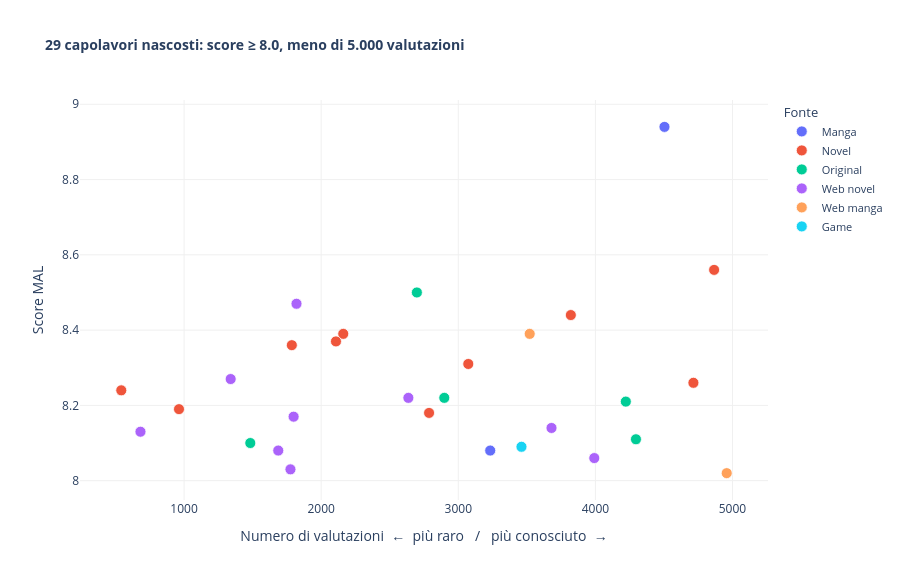

Source (notebook cell):
### Markdown cell above
## Oltre la mappa conosciuta: i capolavori nascosti

Classifiche e fonte insieme disegnano una mappa densa nella zona dei titoli popolari. Gran parte del catalogo anime è territorio inesplorato: titoli prodotti in nicchie, distribuiti in mercati limitati, usciti in anni in cui la comunità internazionale era più piccola, o semplicemente mai finiti nel flusso delle conversazioni mainstream.

MAL permette d'identificare questi titoli con precisione. Un anime con score ≥ 8.0 è considerato eccellente da chi lo ha visto: la media MAL si aggira intorno al 6.4, e superare l'8.0 richiede un consenso positivo significativo. La popolarità si misura con `scored_by`, quante persone hanno effettivamente valutato l'anime, che funziona indipendentemente dalla lunghezza della serie o dal suo stato. Un titolo con `scored_by` basso e magari un punteggio alto non viene visualizzato nei grafici standard, il che rende difficile la scoperta di queste gemme nascoste.

Per visualizzare questi titoli impostiamo questo criterio: score ≥ 8.0 e scored_by tra 200 e 5.000. La soglia inferiore garantisce che il punteggio non sia il risultato di un campione troppo piccolo e quella superiore esclude i titoli già conosciuti dalla massa. Il risultato è una lista di titoli per chi ha già esaurito le opere più mainstream.

### Code cell
import plotly.express as px

hidden_all = (
    details
    .query('score >= 8.0 and scored_by >= 200 and scored_by < 5000')
    .sort_values('score', ascending=False)
    .reset_index(drop=True)
)

rarest  = hidden_all.loc[hidden_all['scored_by'].idxmin(), 'title']
best    = hidden_all.iloc[0]['title']
n_found = len(hidden_all)

fig = px.scatter(
    hidden_all,
    x='scored_by',
    y='score',
    color='source',
    hover_name='title',
    hover_data={'source': True, 'scored_by': ':,', 'score': ':.2f', 'year': True, 'type': True},
    labels={
        'scored_by': 'Numero di valutazioni  ←  più raro   /   più conosciuto  →',
        'score': 'Score MAL',
        'source': 'Fonte',
    },
    title=f'<b>{n_found} capolavori nascosti: score ≥ 8.0, meno di 5.000 valutazioni</b>',
)

fig.update_traces(
    marker=dict(size=11, line=dict(width=0.8, color='white')),
)

fig.update_layout(
    height=580,
    plot_bgcolor='white',
    paper_bgcolor='white',
    title_font_size=14,
    xaxis=dict(showgrid=True, gridcolor='#f0f0f0', zeroline=False),
    yaxis=dict(showgrid=True, gridcolor='#f0f0f0', zeroline=False),
    legend=dict(title='Fonte', font_size=11),
)

fig.show()

### Figure 1 — Plotly figure (JSON) as saved in the notebook; plotly's stock layout.template omitted (floating-point values rounded to 4 significant figures)
{"data": [{"customdata": [["Manga", null, "Movie"], ["Manga", null, "Movie"]], "hovertemplate": "<b>%{hovertext}</b><br><br>Fonte=%{customdata[0]}<br>Numero di valutazioni  ←  più raro   /   più conosciuto  →=%{x:,}<br>Score MAL=%{y:.2f}<br>year=%{customdata[1]}<br>type=%{customdata[2]}<extra></extra>", "hovertext": ["Chainsaw Man Movie: Reze-hen", "Jujutsu Kaisen: Kaigyoku/Gyokusetsu"], "legendgroup": "Manga", "marker": {"color": "#636efa", "symbol": "circle", "line": {"color": "white", "width": 0.8}, "size": 11}, "mode": "markers", "name": "Manga", "orientation": "v", "showlegend": true, "x": [4504.0, 3233.0], "xaxis": "x", "y": [8.94, 8.08], "yaxis": "y", "type": "scatter"}, {"customdata": [["Novel", null, "ONA"], ["Novel", null, "ONA"], ["Novel", null, "ONA"], ["Novel", null, "ONA"], ["Novel", null, "ONA"], ["Novel", null, "ONA"], ["Novel", null, "ONA"], ["Novel", null, "ONA"], ["Novel", null, "ONA"], ["Novel", null, "ONA"]], "hovertemplate": "<b>%{hovertext}</b><br><br>Fonte=%{customdata[0]}<br>Numero di valutazioni  ←  più raro   /   più conosciuto  →=%{x:,}<br>Score MAL=%{y:.2f}<br>year=%{customdata[1]}<br>type=%{customdata[2]}<extra></extra>", "hovertext": ["Doupo Cangqiong: San Nian Zhi Yue", "Doupo Cangqiong: Nian Fan", "Xian Ni", "Tunshi Xingkong 3rd Season", "Tunshi Xingkong 4th Season", "Tunshi Xingkong 2nd Season", "Doupo Cangqiong 4th Season", "Fanren Xiu Xian Chuan: Waihai Fengyun", "Yi Nian Yong Heng 3rd Season", "Yi Nian Yong Heng: Chuan Cheng Pian"], "legendgroup": "Novel", "marker": {"color": "#EF553B", "symbol": "circle", "line": {"color": "white", "width": 0.8}, "size": 11}, "mode": "markers", "name": "Novel", "orientation": "v", "showlegend": true, "x": [4866.0, 3821.0, 2161.0, 2108.0, 1786.0, 3073.0, 4715.0, 542.0, 963.0, 2787.0], "xaxis": "x", "y": [8.56, 8.44, 8.39, 8.37, 8.36, 8.31, 8.26, 8.24, 8.19, 8.18], "yaxis": "y", "type": "scatter"}, {"customdata": [["Original", null, "Movie"], ["Original", null, "Movie"], ["Original", null, "ONA"], ["Original", null, "Movie"], ["Original", null, "Movie"]], "hovertemplate": "<b>%{hovertext}</b><br><br>Fonte=%{customdata[0]}<br>Numero di valutazioni  ←  più raro   /   più conosciuto  →=%{x:,}<br>Score MAL=%{y:.2f}<br>year=%{customdata[1]}<br>type=%{customdata[2]}<extra></extra>", "hovertext": ["Nezha Zhi Mo Tong Nao Hai", "Mononoke Movie 2: Hinezumi", "Wu Liuqi: Jiyi Suipian", "Tamayura: Sotsugyou Shashin Part 4 - Ashita", "Precure All Stars Movie F"], "legendgroup": "Original", "marker": {"color": "#00cc96", "symbol": "circle", "line": {"color": "white", "width": 0.8}, "size": 11}, "mode": "markers", "name": "Original", "orientation": "v", "showlegend": true, "x": [2698.0, 2898.0, 4222.0, 4296.0, 1483.0], "xaxis": "x", "y": [8.5, 8.22, 8.21, 8.11, 8.1], "yaxis": "y", "type": "scatter"}, {"customdata": [["Web novel", null, "ONA"], ["Web novel", null, "ONA"], ["Web novel", null, "ONA"], ["Web novel", null, "ONA"], ["Web novel", null, "ONA"], ["Web novel", null, "ONA"], ["Web novel", null, "ONA"], ["Web novel", null, "ONA"], ["Web novel", null, "ONA"]], "hovertemplate": "<b>%{hovertext}</b><br><br>Fonte=%{customdata[0]}<br>Numero di valutazioni  ←  più raro   /   più conosciuto  →=%{x:,}<br>Score MAL=%{y:.2f}<br>year=%{customdata[1]}<br>type=%{customdata[2]}<extra></extra>", "hovertext": ["Tian Guan Cifu Short Film", "Fanren Xiu Xian Chuan: Xinghai Feichi", "Shen Yin Wangzuo 2nd Season", "Cang Yuan Tu", "Shen Yin Wangzuo", "Cang Yuan Tu 2nd Season", "Zhan Shen: Fanchen Shenyu", "Tunshi Xingkong", "Douluo Dalu II: Jueshi Tangmen"], "legendgroup": "Web novel", "marker": {"color": "#ab63fa", "symbol": "circle", "line": {"color": "white", "width": 0.8}, "size": 11}, "mode": "markers", "name": "Web novel", "orientation": "v", "showlegend": true, "x": [1820.0, 1340.0, 2636.0, 1799.0, 3680.0, 682.0, 1687.0, 3992.0, 1776.0], "xaxis": "x", "y": [8.47, 8.27, 8.22, 8.17, 8.14, 8.13, 8.08, 8.06, 8.03], "yaxis": "y", "type": "scatter"}, {"customdata": [["Web manga", 2022.0, "TV"], ["Web manga", null, "ONA"]], "hovertemplate": "<b>%{hovertext}</b><br><br>Fonte=%{customdata[0]}<br>Numero di valutazioni  ←  più raro   /   più conosciuto  →=%{x:,}<br>Score MAL=%{y:.2f}<br>year=%{customdata[1]}<br>type=%{customdata[2]}<extra></extra>", "hovertext": ["Chiikawa", "Wan Sheng Jie 3"], "legendgroup": "Web manga", "marker": {"color": "#FFA15A", "symbol": "circle", "line": {"color": "white", "width": 0.8}, "size": 11}, "mode": "markers", "name": "Web manga", "orientation": "v", "showlegend": true, "x": [3521.0, 4958.0], "xaxis": "x", "y": [8.39, 8.02], "yaxis": "y", "type": "scatter"}, {"customdata": [["Game", null, "ONA"]], "hovertemplate": "<b>%{hovertext}</b><br><br>Fonte=%{customdata[0]}<br>Numero di valutazioni  ←  più raro   /   più conosciuto  →=%{x:,}<br>Score MAL=%{y:.2f}<br>year=%{customdata[1]}<br>type=%{customdata[2]}<extra></extra>", "hovertext": ["Yuanshen: Jinzhong Ge"], "legendgroup": "Game", "marker": {"color": "#19d3f3", "symbol": "circle", "line": {"color": "white", "width": 0.8}, "size": 11}, "mode": "markers", "name": "Game", "orientation": "v", "showlegend": true, "x": [3461.0], "xaxis": "x", "y": [8.09], "yaxis": "y", "type": "scatter"}], "layout": {"xaxis": {"anchor": "y", "domain": [0.0, 1.0], "title": {"text": "Numero di valutazioni  ←  più raro   /   più conosciuto  →"}, "showgrid": true, "gridcolor": "#f0f0f0", "zeroline": false}, "yaxis": {"anchor": "x", "domain": [0.0, 1.0], "title": {"text": "Score MAL"}, "showgrid": true, "gridcolor": "#f0f0f0", "zeroline": false}, "legend": {"title": {"text": "Fonte"}, "tracegroupgap": 0, "font": {"size": 11}}, "title": {"text": "<b>29 capolavori nascosti: score ≥ 8.0, meno di 5.000 valutazioni</b>", "font": {"size": 14}}, "height": 580, "plot_bgcolor": "white", "paper_bgcolor": "white"}}
